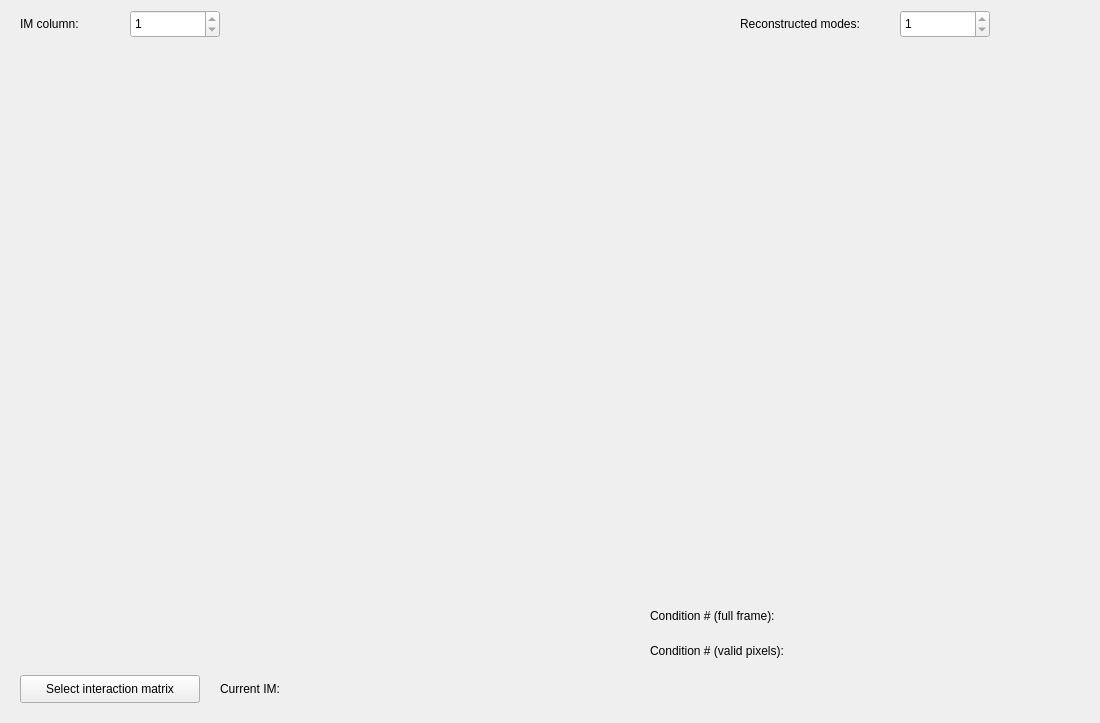
<?xml version="1.0" encoding="UTF-8"?>
<ui version="4.0">
 <class>Form</class>
 <widget class="QWidget" name="Form">
  <property name="geometry">
   <rect>
    <x>0</x>
    <y>0</y>
    <width>1100</width>
    <height>723</height>
   </rect>
  </property>
  <property name="windowTitle">
   <string>Calibration Display</string>
  </property>
  <widget class="QLabel" name="imageColumnLabel">
   <property name="geometry">
    <rect>
     <x>20</x>
     <y>12</y>
     <width>110</width>
     <height>24</height>
    </rect>
   </property>
   <property name="text">
    <string>IM column:</string>
   </property>
  </widget>
  <widget class="QSpinBox" name="columnBox">
   <property name="geometry">
    <rect>
     <x>130</x>
     <y>10</y>
     <width>90</width>
     <height>28</height>
    </rect>
   </property>
   <property name="minimum">
    <number>1</number>
   </property>
   <property name="maximum">
    <number>1</number>
   </property>
   <property name="value">
    <number>1</number>
   </property>
  </widget>
  <widget class="QLabel" name="modeCountLabel">
   <property name="geometry">
    <rect>
     <x>740</x>
     <y>12</y>
     <width>155</width>
     <height>24</height>
    </rect>
   </property>
   <property name="text">
    <string>Reconstructed modes:</string>
   </property>
  </widget>
  <widget class="QSpinBox" name="modeBox">
   <property name="geometry">
    <rect>
     <x>900</x>
     <y>10</y>
     <width>90</width>
     <height>28</height>
    </rect>
   </property>
   <property name="minimum">
    <number>1</number>
   </property>
   <property name="maximum">
    <number>1</number>
   </property>
   <property name="value">
    <number>1</number>
   </property>
  </widget>
  <widget class="QWidget" name="imView" native="true">
   <property name="geometry">
    <rect>
     <x>10</x>
     <y>90</y>
     <width>530</width>
     <height>501</height>
    </rect>
   </property>
  </widget>
  <widget class="QWidget" name="noiseView" native="true">
   <property name="geometry">
    <rect>
     <x>560</x>
     <y>140</y>
     <width>530</width>
     <height>441</height>
    </rect>
   </property>
  </widget>
  <widget class="QLabel" name="currentIMLabel">
   <property name="geometry">
    <rect>
     <x>220</x>
     <y>675</y>
     <width>850</width>
     <height>28</height>
    </rect>
   </property>
   <property name="text">
    <string>Current IM:</string>
   </property>
  </widget>
  <widget class="QPushButton" name="selectIMButton">
   <property name="geometry">
    <rect>
     <x>20</x>
     <y>675</y>
     <width>180</width>
     <height>28</height>
    </rect>
   </property>
   <property name="text">
    <string>Select interaction matrix</string>
   </property>
  </widget>
  <widget class="QLabel" name="conditionLabel">
   <property name="geometry">
    <rect>
   <x>650</x>
     <y>600</y>
   <width>200</width>
     <height>31</height>
    </rect>
   </property>
   <property name="text">
    <string>Condition # (full frame):</string>
   </property>
  </widget>
  <widget class="QLabel" name="conditionLabelValue">
   <property name="geometry">
    <rect>
   <x>860</x>
     <y>600</y>
     <width>121</width>
     <height>31</height>
    </rect>
   </property>
   <property name="text">
    <string/>
   </property>
  </widget>
    <widget class="QLabel" name="validConditionLabel">
     <property name="geometry">
        <rect>
         <x>650</x>
         <y>635</y>
         <width>200</width>
         <height>31</height>
        </rect>
     </property>
     <property name="text">
        <string>Condition # (valid pixels):</string>
     </property>
    </widget>
    <widget class="QLabel" name="validConditionLabelValue">
     <property name="geometry">
        <rect>
         <x>860</x>
         <y>635</y>
         <width>121</width>
         <height>31</height>
        </rect>
     </property>
     <property name="text">
        <string/>
     </property>
    </widget>
 </widget>
 <resources/>
 <connections/>
</ui>
